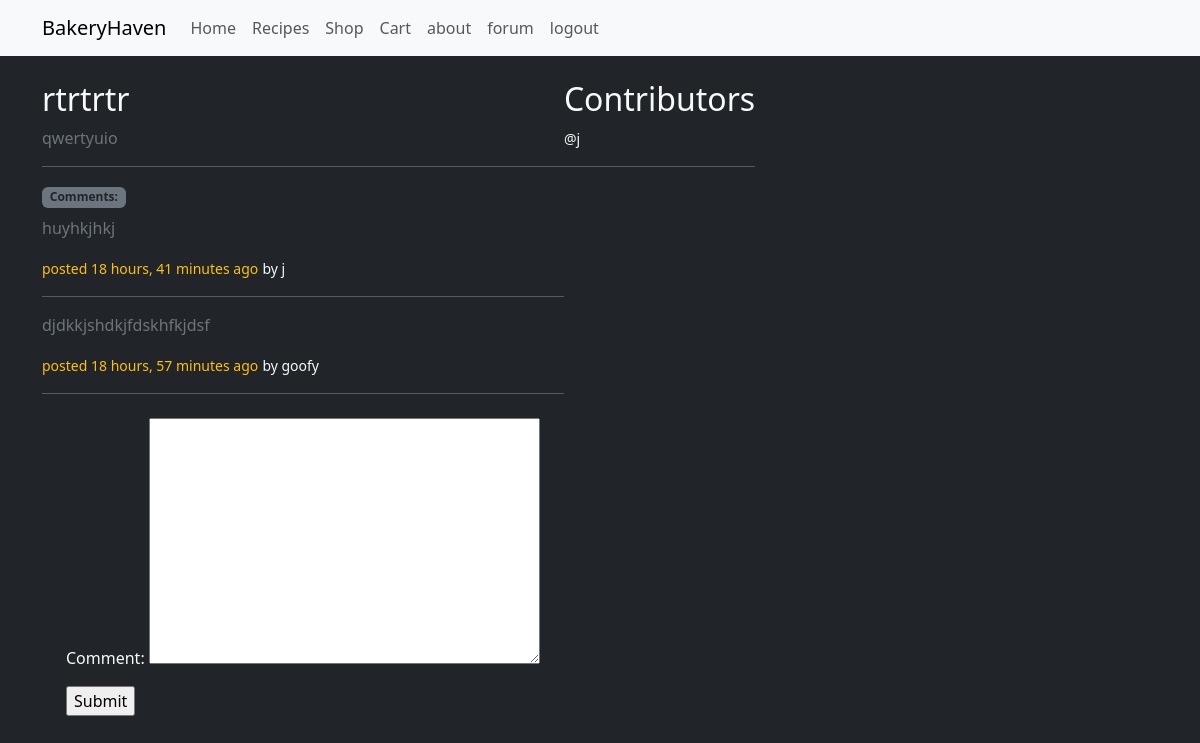
The page /post/1/ (signed in) on the database its author committed.
### base/models.py (models this page shows, shortened)
class Post(models.Model):
    author = models.ForeignKey(Author, on_delete=models.CASCADE) #one to many relationship
    title = models.CharField(max_length = 100)
    content = models.TextField()
    contributors = models.ManyToManyField(User)
    created_at = models.DateTimeField(auto_now_add=True)
    updated_at = models.DateTimeField(auto_now=True)
    class Meta:
        ordering =['-updated_at', '-created_at']

class Comment(models.Model):
    author = models.ForeignKey(Author, on_delete=models.CASCADE) #one to many relationship
    post = models.ForeignKey(Post, on_delete=models.CASCADE) #one to many relationship
    comment = models.TextField()
    created_at = models.DateTimeField(auto_now_add=True)
    updated_at = models.DateTimeField(auto_now=True)
    class Meta:
        ordering =['-updated_at', '-created_at']
    def __str__(self):
        return f"by {self.author.user.username}"

class Author(models.Model):
    user = models.OneToOneField(User, on_delete=models.CASCADE) # one to one relationship
    bio = models.TextField()
    created_at = models.DateTimeField(auto_now_add=True)
    updated_at = models.DateTimeField(auto_now=True)

### base/views.py (the view, shortened to what this page needs)
# urls.py: path('post/<str:pk>/',views.readPost, name='read-post'),
def readPost(request, pk):
    post = Post.objects.get(id=pk)
    comments =  post.comment_set.all()
    userContribs = post.contributors.all()
    print(f"====> {userContribs}")
    form = CommentForm()
    author = request.user.author
    context = {"post":post, "form":form, "comments":comments,"contributors":userContribs}
    return render(request, 'base/post.html', context)

### base/forms.py
class CommentForm(ModelForm):
    class Meta:
        model = Comment
        fields = ['comment']

### base/templates/base/post.html
{% extends 'main.html'%} {% block content %}
<div class=" container my-4 d-flex mx-6">
  <div class="">
    <div class="">
      <h2>{{post.title}}</h2>
      <p class="text-secondary ts-6">{{post.content}}</p>
    </div>
    <hr>
    <h2 class="badge bg-secondary text-dark">Comments: </h2>
    {% for comment in comments %}
    <p class="text-secondary">{{comment.comment}}</p>
    <small class="text-warning"> posted {{comment.created_at | timesince }} ago</small>  <small> {{comment}}</small>
    <hr>
    {% endfor%}
   <div class="container ">
    {% include 'base/post_form.html' %}
   </div>
  </div>
  <div class="">
    <h2>Contributors</h2>
    {% for contributor in contributors %}
    <small>@{{contributor}}</small>
    <hr>
    {% endfor %}
  </div>
</div>
{% endblock %}

### rows shown on the page
Post: title "rtrtrtr", content "qwertyuio"
Comment: comment "huyhkjhkj", created_at "18 hours, 41 minutes", author.username "by j"
Comment: comment "djdkkjshdkjfdskhfkjdsf", created_at "18 hours, 57 minutes", author.username "by goofy"

### other values the page prints
{{ contributor }} "j"
